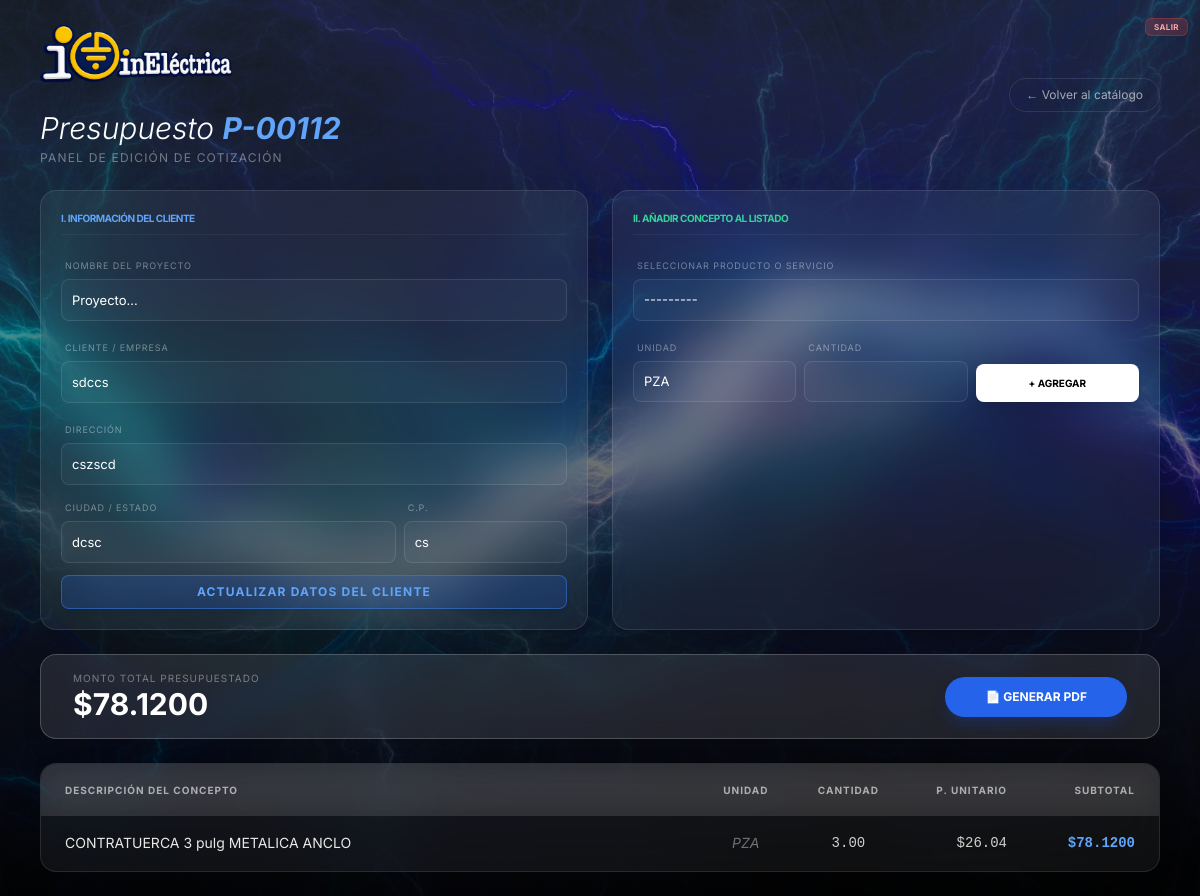
The page /presupuesto/112/ (signed in) on the database its author committed.
### core/models.py (models this page shows, shortened)
class Presupuesto(models.Model):
    folio = models.CharField(
        max_length=20,
        unique=True,
        editable=False
    )
    fecha = models.DateTimeField(auto_now_add=True)
    proyecto = models.CharField(max_length=200, default="Proyecto...")
    cliente_nombre = models.CharField(max_length=200, blank=True, null=True)
    cliente_direccion = models.CharField(max_length=300, blank=True, null=True)
    cliente_ciudad = models.CharField(max_length=100, blank=True, null=True)
    cliente_cp = models.CharField(max_length=10, blank=True, null=True)
    @property
    def total(self):
        return sum(d.subtotal for d in self.detalles.all())

class DetallePresupuesto(models.Model):
    presupuesto = models.ForeignKey(Presupuesto, on_delete=models.CASCADE, related_name="detalles")
    producto = models.ForeignKey(ProductoServicio, on_delete=models.PROTECT)
    cantidad = models.DecimalField(max_digits=10, decimal_places=2)
    unidad = models.CharField(max_length=20, default="PZA")
    @property
    def subtotal(self):
        return self.cantidad * self.producto.precio_unitario

class ProductoServicio(models.Model):
    categoria = models.CharField(max_length=100)
    descripcion = models.CharField(max_length=300)
    precio_unitario = models.DecimalField(max_digits=10, decimal_places=2)
    def __str__(self):
        return self.descripcion

### core/views.py (the view, shortened to what this page needs)
# urls.py: path("presupuesto/<int:pk>/", views.detalle_presupuesto, name="detalle_presupuesto"),
@login_required
def detalle_presupuesto(request, pk):
    presupuesto = get_object_or_404(Presupuesto, pk=pk)
    detalles = presupuesto.detalles.select_related('producto').all()
    form = DetallePresupuestoForm()
    form_info = PresupuestoInfoForm(instance=presupuesto)
    total = presupuesto.total
    return render(request, "core/presupuesto_detalle.html", {
        "presupuesto": presupuesto,
        "form": form,
        "form_info": form_info,
        "detalles": detalles,
        "total": total
    })

### core/forms.py
class PresupuestoInfoForm(forms.ModelForm):
    class Meta:
        model = Presupuesto
        fields = ['proyecto', 'cliente_nombre', 'cliente_direccion', 'cliente_ciudad', 'cliente_cp']
    def __init__(self, *args, **kwargs):
        super().__init__(*args, **kwargs)
        base_classes = (
            "w-full bg-transparent border border-zinc-700 rounded-md "
            "px-3 py-2 text-sm text-zinc-100 "
            "focus:outline-none focus:ring-2 focus:ring-blue-600"
        )
        for field in self.fields.values():
            field.widget.attrs.update({"class": base_classes})

### core/templates/core/presupuesto_detalle.html (shortened to what this page needs)
{% extends "core/base.html" %}
{% load static %}
{% block background_image %} {% static 'core/images/images1.jpg' %} {% endblock %}
{% block content %}
<div class="max-w-6xl mx-auto px-4 py-6 space-y-6">
    <div class="flex flex-col md:flex-row justify-between items-start md:items-center gap-6">
        <div class="space-y-4">
            <a href="{% url 'index' %}" class="inline-block transition-transform hover:scale-105 active:scale-95">
                <img src="{% static 'core/images/logo.png' %}" alt="Logo" class="h-16 w-auto object-contain drop-shadow-xl">
            </a>
            <div>
                <h2 class="text-3xl font-light text-white italic">Presupuesto <span class="font-bold text-blue-400">{{ presupuesto.folio }}</span></h2>
                <p class="text-xs text-white/40 uppercase tracking-widest mt-1">Panel de edición de cotización</p>
            </div>
        </div>
        <a href="{% url 'catalogo_list' %}" class="px-4 py-2 rounded-full border border-white/10 text-xs text-white/60 hover:bg-white/10 transition">
            ← Volver al catálogo
        </a>
    </div>
    <div class="grid grid-cols-1 lg:grid-cols-2 gap-6">
        <div class="bg-white/5 backdrop-blur-xl rounded-2xl p-5 border border-white/10 shadow-2xl">
            <h3 class="text-[10px] font-bold text-blue-400 uppercase mb-4 tracking-tighter border-b border-white/5 pb-2">I. Información del Cliente</h3>
            <form method="post" class="space-y-3">
                <div>
                    <label class="text-[9px] uppercase tracking-widest text-white/40 ml-1">Nombre del Proyecto</label>
                    {{ form_info.proyecto }}
                </div>
                <div>
                    <label class="text-[9px] uppercase tracking-widest text-white/40 ml-1">Cliente / Empresa</label>
                    {{ form_info.cliente_nombre }}
                </div>
                <div class="grid grid-cols-3 gap-2">
                    <div class="col-span-3">
                        <label class="text-[9px] uppercase tracking-widest text-white/40 ml-1">Dirección</label>
                        {{ form_info.cliente_direccion }}
                    </div>
                    <div class="col-span-2">
                        <label class="text-[9px] uppercase tracking-widest text-white/40 ml-1">Ciudad / Estado</label>
                        {{ form_info.cliente_ciudad }}
                    </div>
                    <div class="col-span-1">
                        <label class="text-[9px] uppercase tracking-widest text-white/40 ml-1">C.P.</label>
                        {{ form_info.cliente_cp }}
                    </div>
                </div>
                <button type="submit" name="guardar_info" class="w-full mt-2 py-2 bg-blue-600/20 border border-blue-500/50 text-blue-400 rounded-lg text-xs font-bold hover:bg-blue-600 hover:text-white transition shadow-lg uppercase tracking-widest">
                    ACTUALIZAR DATOS DEL CLIENTE
                </button>
            </form>
        </div>
        <div class="bg-white/5 backdrop-blur-xl rounded-2xl p-5 border border-white/10 shadow-2xl">
            <h3 class="text-[10px] font-bold text-emerald-400 uppercase mb-4 tracking-tighter border-b border-white/5 pb-2">II. Añadir Concepto al Listado</h3>
            <form method="post" class="space-y-3">
                <div class="min-h-[40px]">
                    <label class="text-[9px] uppercase tracking-widest text-white/40 ml-1">Seleccionar Producto o Servicio</label>
                    {{ form.producto }}
                </div>
                <div class="grid grid-cols-3 gap-2 items-end">
                    <div>
                        <label class="text-[9px] uppercase tracking-widest text-white/40 ml-1">Unidad</label>
                        {{ form.unidad }}
                    </div>
                    <div>
                        <label class="text-[9px] uppercase tracking-widest text-white/40 ml-1">Cantidad</label>
                        {{ form.cantidad }}
                    </div>
                    <button type="submit" name="agregar_producto" class="h-[38px] bg-white text-black rounded-lg text-[10px] font-bold hover:bg-gray-200 transition shadow-lg">
                        + AGREGAR
                    </button>
                </div>
            </form>
        </div>
    </div>
    <div class="bg-white/10 backdrop-blur-md rounded-2xl p-4 border border-white/20 flex justify-between items-center px-8 shadow-xl">
        <div>
            <p class="text-[10px] text-white/40 uppercase tracking-widest">Monto Total Presupuestado</p>
            <p class="text-3xl font-bold text-white">${{ total }}</p>
        </div>
        <a href="{% url 'presupuesto_pdf' presupuesto.id %}" target="_blank" class="bg-blue-600 hover:bg-blue-500 text-white text-xs font-bold py-3 px-10 rounded-full shadow-lg shadow-blue-900/40 transition-transform hover:scale-105 active:scale-95">
            📄 GENERAR PDF
        </a>
    </div>
    <div class="bg-white/5 backdrop-blur-xl rounded-2xl border border-white/10 overflow-hidden shadow-2xl">
        <div class="overflow-x-auto scrollbar-custom">
            <div class="max-h-[400px] overflow-y-auto">
                <table class="w-full text-sm border-collapse min-w-[800px]">
                    <thead class="bg-white/10 text-white/60 sticky top-0 z-10 backdrop-blur-md">
                        <tr class="text-[10px] uppercase tracking-widest">
                            <th class="px-6 py-4 text-left">Descripción del Concepto</th>
                            <th class="px-6 py-4 text-center w-24">Unidad</th>
                            <th class="px-6 py-4 text-center w-24">Cantidad</th>
                            <th class="px-6 py-4 text-right w-32">P. Unitario</th>
                            <th class="px-6 py-4 text-right w-32">Subtotal</th>
                        </tr>
                    </thead>
                    <tbody class="divide-y divide-white/5">
                        {% for d in detalles %}
                        <tr class="hover:bg-white/5 transition group">
                            <td class="px-6 py-4 text-white/90 leading-relaxed whitespace-normal break-words max-w-md">
                                {{ d.producto.descripcion }}
                            </td>
                            <td class="px-6 py-4 text-center text-white/40 italic">{{ d.unidad }}</td>
                            <td class="px-6 py-4 text-center text-white/80 font-mono">{{ d.cantidad }}</td>
                            <td class="px-6 py-4 text-right text-white/80 font-mono">${{ d.producto.precio_unitario }}</td>
                            <td class="px-6 py-4 text-right font-bold text-blue-400 font-mono">${{ d.subtotal }}</td>
                        </tr>
                        {% empty %}
                        <tr>
                            <td colspan="5" class="px-6 py-20 text-center text-white/20 uppercase tracking-widest text-xs italic">
                                La lista de conceptos está vacía
                            </td>
                        </tr>
                        {% endfor %}
                    </tbody>
                </table>
            </div>
        </div>
    </div>
</div>
{% endblock %}

### core/templates/core/base.html (style rules this page uses)
body { font-family: 'Inter', sans-serif; margin: 0; padding: 0; }
select, input[type="number"], input[type="text"] { background: rgba(255,255,255,0.1); border: 1px solid rgba(255,255,255,0.2); color: white; border-radius: 9999px; padding: 0.5rem 1rem; width: 100%; outline: none; }

### core/templates/core/presupuesto_detalle.html (style rules this page uses)
input, select { background: rgba(255, 255, 255, 0.03) !important; border: 1px solid rgba(255, 255, 255, 0.1) !important; color: white !important; border-radius: 8px !important; padding: 10px !important; width: 100% !important; font-size: 13px !important; transition: all 0.3s ease; margin-top: 4px; }
select { appearance: none; cursor: pointer; }
option { background: #1a1a1a; color: white; }

### rows shown on the page
Presupuesto: folio "P-00112", proyecto "Proyecto...", cliente_nombre "sdccs", cliente_direccion "cszscd", cliente_ciudad "dcsc", cliente_cp "cs"
DetallePresupuesto: producto.descripcion "CONTRATUERCA 3 pulg METALICA ANCLO", unidad "PZA", cantidad "3.00", producto.precio_unitario "26.04", subtotal "78.1200"

### other values the page prints
{{ total }} "78.1200"
